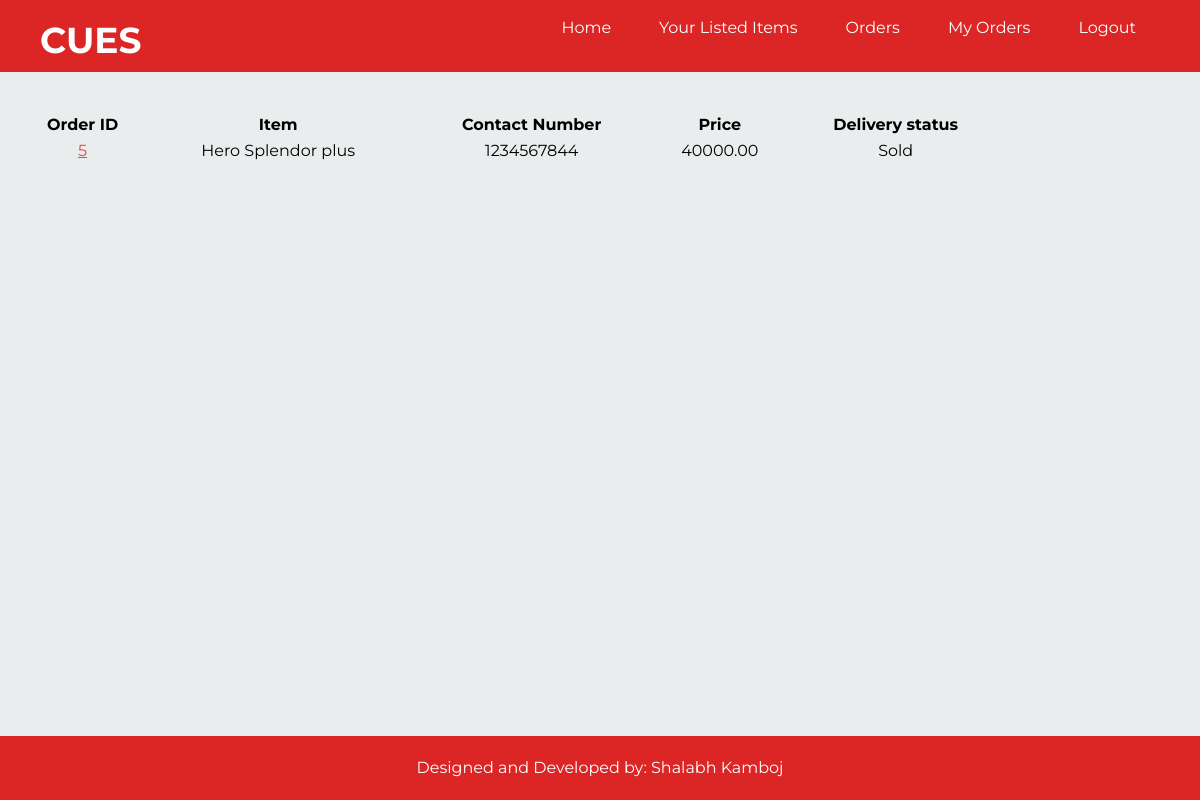
The app's page /seller-orders (signed in), older data.
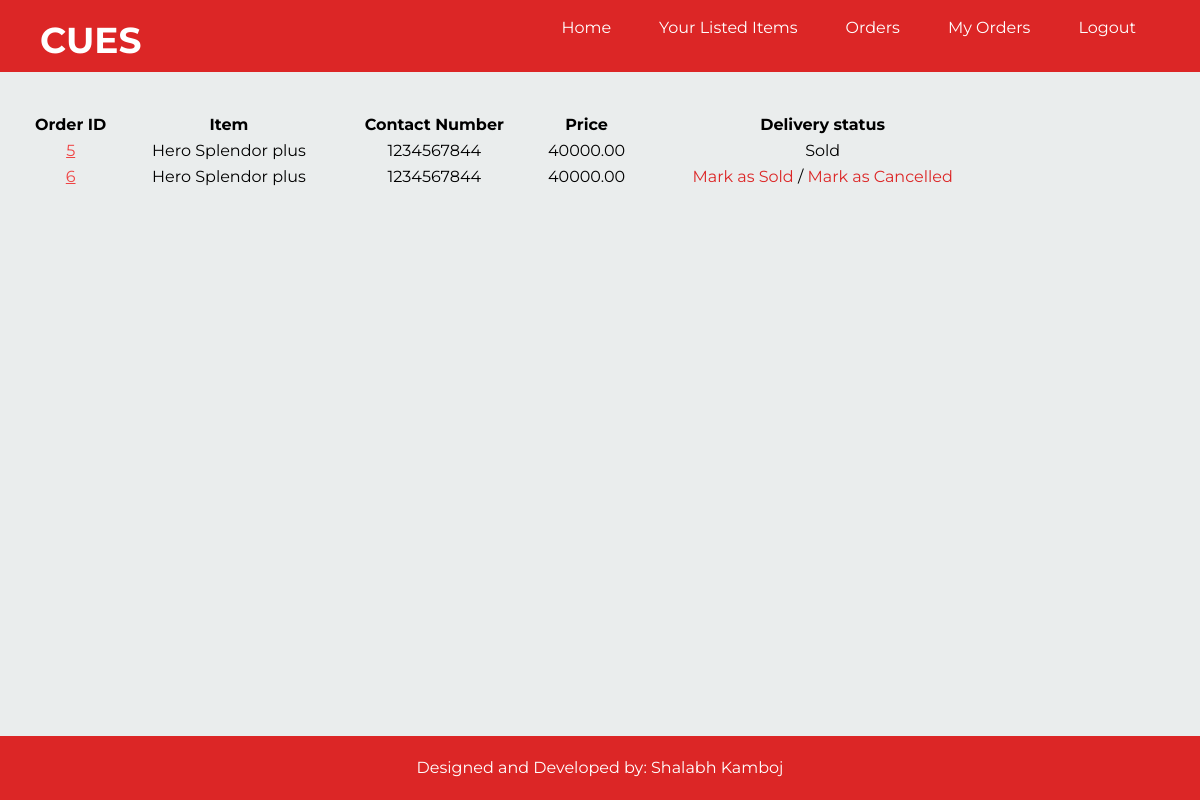
The same page, newer data.
### products/models.py (models this page shows)
class Order(models.Model):
    orderNumber = models.AutoField(primary_key=True)
    seller = models.ForeignKey(Seller, on_delete=models.CASCADE)
    customer = models.ForeignKey(User, on_delete=models.CASCADE)
    slug = models.SlugField(max_length=55)
    title = models.CharField(max_length=50)
    contactNumber = models.IntegerField()
    price = models.DecimalField(max_digits=10, decimal_places=2)
    image = models.TextField(blank=True, null=True)
    delivery_status = models.TextField(blank=True, null=True)
    order_time = models.DateTimeField(auto_now_add=True)

### products/views.py (the view)
# urls.py: path('seller-orders', views.seller_orders, name="seller-orders"),
def seller_orders(request):
    seller=request.user.seller
    orders=Order.objects.filter(seller=seller)
    return render(request, 'orders.html', {"orders":orders})

### templates/orders.html (shortened to what this page needs)
{% extends 'base.html' %}
{% block body %}
<div>
  {% if orders %}
  <div class="container mt-10 px-5">
    <table class="table-auto w-full text-center">
      <thead>
        <tr class="gap-5">
          <th>Order ID</th>
          <th>Item</th>
          <th>Contact Number</th>
          <th>Price</th>
          <th>Delivery status</th>
        </tr>
      </thead>
      <tbody>
        {% for order in orders %}
        <tr class="">
            <td>
              <a href="seller-order/info/{{order.orderNumber}}" class="text-red-500 underline hover:text-red-600 hover:no-underline">
                {{order.orderNumber}}
              </a>
            </td>
            <td>{{order.title}}</td>
            <td>{{order.contactNumber}}</td>
            <td>{{order.price}}</td>
            {% if order.delivery_status == "delivered" %}
            <td>Sold</td>
            {% elif order.delivery_status == "cancelled" %}
            <td>Cancelled</td>
            {% else %}
            <td>
              <a href="/seller-orders/mark-as-delivered/{{order.orderNumber}}" class="text-red-600 hover:text-red-400">Mark as Sold</a> /
              <a href="/seller-orders/mark-as-cancelled/{{order.orderNumber}}" class="text-red-600 hover:text-red-400">Mark as Cancelled</a>
            </td>
            {% endif %}
        </tr>
        {% endfor %}
      </tbody>
    </table>
  </div>
  {% else %}
  <h4 class="text-center text-2xl mt-8">No orders availible</h4>
  <lottie-player src="https://assets1.lottiefiles.com/packages/lf20_sjrrfsoj.json"  background="transparent"  speed="1" class="w-1/3 mx-auto" loop autoplay></lottie-player>
  {% endif %}
</div>
{% endblock body %}

Row changes from the older to the newer data that the page shows:
added Order: orderNumber "6", title "Hero Splendor plus", contactNumber "1234567844", price "40000.00"
